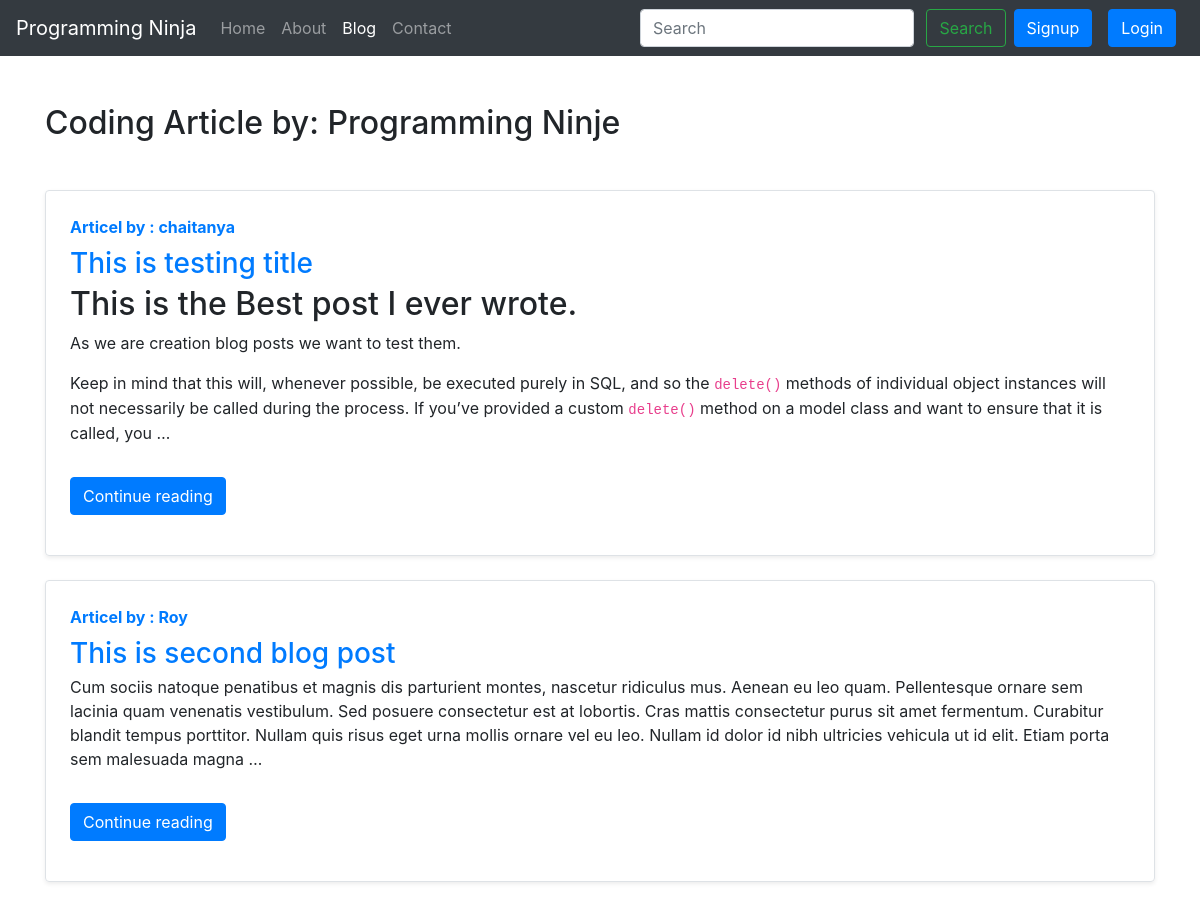
Screenshot of /blog/ with the database file from the repository.
### blog/models.py (models this page shows, shortened)
class Post(models.Model):
    sno = models.AutoField(primary_key=True)
    title= models.CharField(max_length=255)
    content = RichTextUploadingField(config_name='default')
    author = models.CharField(max_length=100)
    slug = models.SlugField(max_length=255)
    timeStamp = models.DateTimeField(blank=True)

### blog/views.py (the view)
# urls.py: path('', views.blogHome, name= 'blogHome'),
def blogHome(request):
    allPosts = Post.objects.all()
    context={
        'allPosts' : allPosts
    }
    return render(request, 'blog/blogHome.html', context)

### templates/blog/blogHome.html (shortened to what this page needs)
{% extends 'base.html'%}
{%block blogactive%}active{%endblock blogactive%}
{% block body%}
<div class="container my-4">
    <h2 class="my-5">Coding Article by: Programming Ninje</h2>
    {% for post in allPosts%}
    <div class="row no-gutters border rounded overflow-hidden flex-md-row mb-4 shadow-sm h-md-250 position-relative">
        <div class="col p-4 d-flex flex-column position-static">
            <strong class="d-inline-block mb-2 text-primary">Articel by : {{post.author}}</strong>
            <h3 class="mb-0"><a href="/blog/{{post.slug}}">{{post.title}}</a></h3>
            <p class="card-text mb-auto">{{post.content|safe|truncatewords:65}}</p>
            <div><a href="/blog/{{post.slug}}" class="btn btn-primary my-3" role="button">Continue reading</a></div>
        </div>
    </div>
    {% endfor %}
</div>
{% endblock body%}

### rows the page displays
Post: author "chaitanya", title "This is testing title", content "This is the Best post I ever wrote. As we are creation blog posts we want to test them. Keep in mind that this will, whenever possible, be executed purely in SQL, and so the delete() methods of individual object instances will not necessarily be called during the process. If you’ve provided a custom delete() method on a model class and want to ensure that it is called, you …"
Post: author "Roy", title "This is second blog post", content "Cum sociis natoque penatibus et magnis dis parturient montes, nascetur ridiculus mus. Aenean eu leo quam. Pellentesque ornare sem lacinia quam venenatis vestibulum. Sed posuere consectetur est at lobortis. Cras mattis consectetur purus sit amet fermentum. Curabitur blandit tempus porttitor. Nullam quis risus eget urna mollis ornare vel eu leo. Nullam id dolor id nibh ultricies vehicula ut id elit. Etiam porta sem malesuada magna …"
